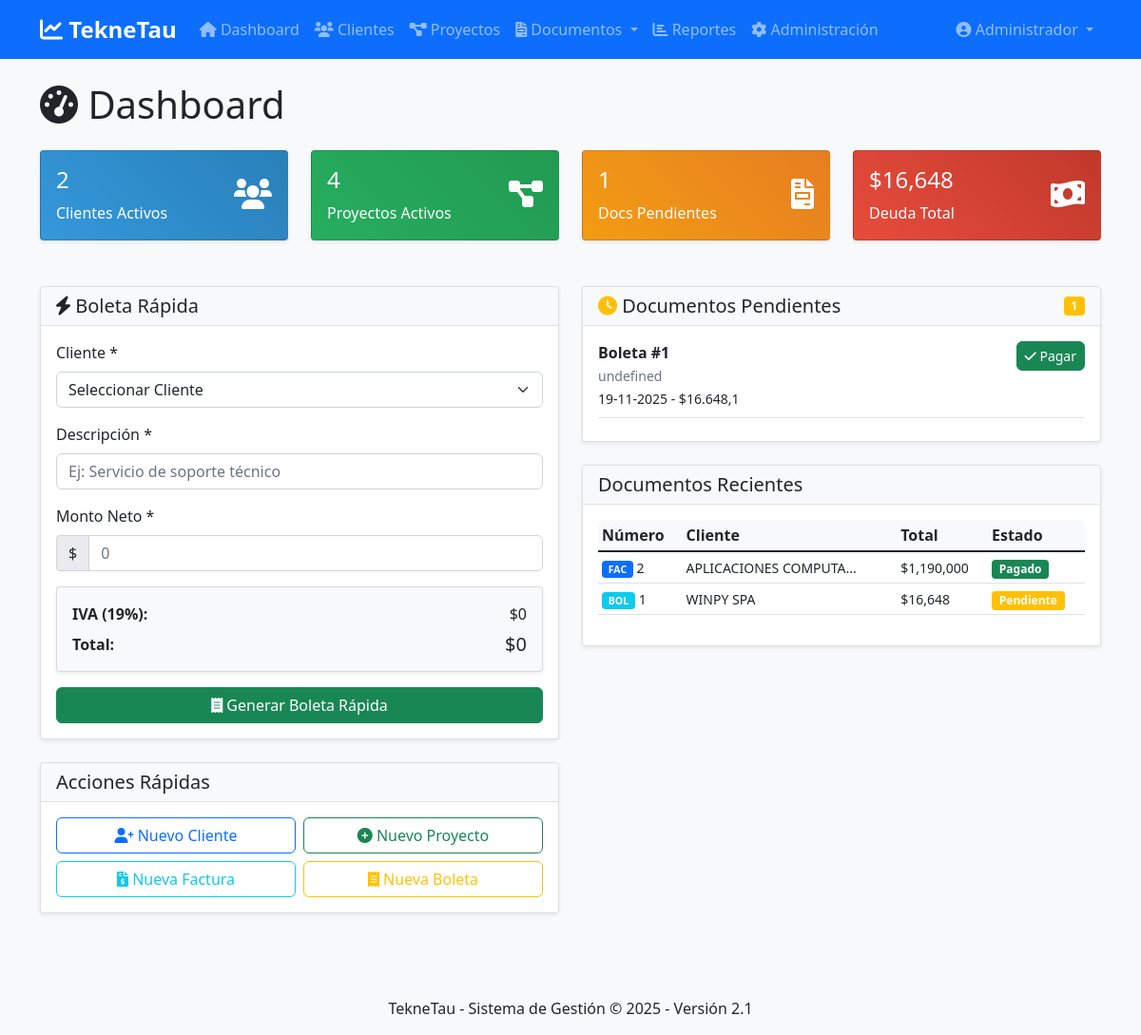
/ (signed in), run on the app's committed database.
### tables this page shows
CREATE TABLE documentos (
            id INTEGER PRIMARY KEY AUTOINCREMENT,
            numero_doc INTEGER,
            tipo_doc TEXT, -- FAC, BOL, NC, ND
            folio TEXT,
            fecha_emision DATE,
            fecha_vencimiento DATE,
            cliente_rut TEXT,
            proyecto_codigo TEXT,
            descripcion TEXT,
            valor_neto REAL,
            iva REAL,
            valor_total REAL,
            estado TEXT DEFAULT 'Pendiente',
            forma_pago TEXT,
            observaciones TEXT,
            documento_referencia_id INTEGER,
            motivo_nc_nd TEXT,
            usuario_creacion TEXT,
            FOREIGN KEY (cliente_rut) REFERENCES clientes(rut),
            FOREIGN KEY (proyecto_codigo) REFERENCES proyectos(codigo),
            FOREIGN KEY (documento_referencia_id) REFERENCES documentos(id)
        );

CREATE TABLE clientes (
            id INTEGER PRIMARY KEY AUTOINCREMENT,
            rut TEXT UNIQUE,
            razon_social TEXT,
            giro TEXT,
            direccion TEXT,
            comuna TEXT,
            telefono TEXT,
            email TEXT,
            activo BOOLEAN DEFAULT 1,
            fecha_creacion TIMESTAMP DEFAULT CURRENT_TIMESTAMP
        );

### proyecto integrado/app.py (the view)
@app.route('/')
@login_required
def index():
    conn = get_db_connection()
    stats = {
        'total_clientes': conn.execute("SELECT COUNT(*) FROM clientes WHERE activo = 1").fetchone()[0],
        'total_proyectos': conn.execute("SELECT COUNT(*) FROM proyectos WHERE estado = 'Activo'").fetchone()[0],
        'documentos_pendientes': conn.execute("SELECT COUNT(*) FROM documentos WHERE estado = 'Pendiente'").fetchone()[0],
        'deuda_total': conn.execute("SELECT COALESCE(SUM(valor_total), 0) FROM documentos WHERE estado = 'Pendiente'").fetchone()[0] or 0
    }
    documentos_recientes = rows_to_dicts(conn.execute('''
        SELECT d.*, c.razon_social FROM documentos d
        LEFT JOIN clientes c ON d.cliente_rut = c.rut
        ORDER BY d.fecha_emision DESC LIMIT 5
    ''').fetchall())
    clientes = rows_to_dicts(conn.execute("SELECT rut, razon_social FROM clientes WHERE activo = 1").fetchall())
    conn.close()
    return render_template('index.html', stats=stats, documentos=documentos_recientes, clientes=clientes)

### proyecto integrado/app.py (called while the page is built)
def get_db_connection():
    conn = sqlite3.connect(app.config['DATABASE'])
    conn.row_factory = sqlite3.Row
    return conn

def rows_to_dicts(rows):
    resultado = []
    for row in rows:
        if isinstance(row, sqlite3.Row):
            resultado.append({key: row[key] for key in row.keys()})
        elif isinstance(row, dict):
            resultado.append(row)
        else:
            try:
                resultado.append(dict(row))
            except Exception:
                resultado.append({'value': row})
    return resultado

def login_required(f):
    @wraps(f)
    def decorated_function(*args, **kwargs):
        if 'user_id' not in session:
            if request.path.startswith('/api/'):
                return jsonify({'error': 'No autorizado', 'login_required': True}), 401
            return redirect(url_for('login'))
        return f(*args, **kwargs)
    return decorated_function

### proyecto integrado/templates/index.html (shortened to what this page needs)
{% extends "base.html" %}
{% block content %}
<div class="row">
    <div class="col-12">
        <h1 class="mb-4"><i class="fas fa-tachometer-alt"></i> Dashboard</h1>
    </div>
</div>
<div class="row mb-4">
    <div class="col-md-3">
        <div class="card text-white bg-primary">
            <div class="card-body">
                <div class="d-flex justify-content-between">
                    <div>
                        <h4>{{ stats.total_clientes }}</h4>
                        <p class="mb-0">Clientes Activos</p>
                    </div>
                    <div class="align-self-center">
                        <i class="fas fa-users fa-2x"></i>
                    </div>
                </div>
            </div>
        </div>
    </div>
    <div class="col-md-3">
        <div class="card text-white bg-success">
            <div class="card-body">
                <div class="d-flex justify-content-between">
                    <div>
                        <h4>{{ stats.total_proyectos }}</h4>
                        <p class="mb-0">Proyectos Activos</p>
                    </div>
                    <div class="align-self-center">
                        <i class="fas fa-project-diagram fa-2x"></i>
                    </div>
                </div>
            </div>
        </div>
    </div>
    <div class="col-md-3">
        <div class="card text-white bg-warning">
            <div class="card-body">
                <div class="d-flex justify-content-between">
                    <div>
                        <h4>{{ stats.documentos_pendientes }}</h4>
                        <p class="mb-0">Docs Pendientes</p>
                    </div>
                    <div class="align-self-center">
                        <i class="fas fa-file-invoice fa-2x"></i>
                    </div>
                </div>
            </div>
        </div>
    </div>
    <div class="col-md-3">
        <div class="card text-white bg-danger">
            <div class="card-body">
                <div class="d-flex justify-content-between">
                    <div>
                        <h4>${{ "{:,.0f}".format(stats.deuda_total) }}</h4>
                        <p class="mb-0">Deuda Total</p>
                    </div>
                    <div class="align-self-center">
                        <i class="fas fa-money-bill-wave fa-2x"></i>
                    </div>
                </div>
            </div>
        </div>
    </div>
</div>
<div class="row">
    <div class="col-md-6">
        <div class="card mb-4">
            <div class="card-header">
                <h5 class="card-title mb-0">
                    <i class="fas fa-bolt"></i> Boleta Rápida
                </h5>
            </div>
            <div class="card-body">
                <form id="formBoletaRapida">
                    <div class="mb-3">
                        <label for="cliente_rapido" class="form-label">Cliente *</label>
                        <select class="form-select" id="cliente_rapido" name="cliente_rut" required>
                            <option value="">Seleccionar Cliente</option>
                        </select>
                    </div>
                    <div class="mb-3">
                        <label for="descripcion_rapida" class="form-label">Descripción *</label>
                        <input type="text" class="form-control" id="descripcion_rapida" name="descripcion"
                               placeholder="Ej: Servicio de soporte técnico" required>
                    </div>
                    <div class="mb-3">
                        <label for="monto_rapido" class="form-label">Monto Neto *</label>
                        <div class="input-group">
                            <span class="input-group-text">$</span>
                            <input type="number" class="form-control" id="monto_rapido" name="valor_neto"
                                   min="0" step="0.01" placeholder="0" required>
                        </div>
                    </div>
                    <div class="card bg-light mb-3">
                        <div class="card-body">
                            <div class="row">
                                <div class="col-6"><strong>IVA (19%):</strong></div>
                                <div class="col-6 text-end">$<span id="iva_rapido">0</span></div>
                            </div>
                            <div class="row mt-2">
                                <div class="col-6"><strong>Total:</strong></div>
                                <div class="col-6 text-end"><h5 class="mb-0">$<span id="total_rapido">0</span></h5></div>
                            </div>
                        </div>
                    </div>
                    <button type="button" class="btn btn-success w-100" onclick="generarBoletaRapida()">
                        <i class="fas fa-receipt"></i> Generar Boleta Rápida
                    </button>
                </form>
            </div>
        </div>
        <div class="card">
            <div class="card-header">
                <h5 class="card-title mb-0">Acciones Rápidas</h5>
            </div>
            <div class="card-body">
                <div class="row g-2">
                    <div class="col-6">
                        <a href="{{ url_for('clientes') }}" class="btn btn-outline-primary w-100">
                            <i class="fas fa-user-plus"></i> Nuevo Cliente
                        </a>
                    </div>
                    <div class="col-6">
                        <a href="{{ url_for('proyectos') }}" class="btn btn-outline-success w-100">
                            <i class="fas fa-plus-circle"></i> Nuevo Proyecto
                        </a>
                    </div>
                    <div class="col-6">
                        <a href="{{ url_for('facturas') }}" class="btn btn-outline-info w-100">
                            <i class="fas fa-file-invoice-dollar"></i> Nueva Factura
                        </a>
                    </div>
                    <div class="col-6">
                        <a href="{{ url_for('boletas') }}" class="btn btn-outline-warning w-100">
                            <i class="fas fa-receipt"></i> Nueva Boleta
                        </a>
                    </div>
                </div>
            </div>
        </div>
    </div>
    <div class="col-md-6">
        <div class="card mb-4">
            <div class="card-header d-flex justify-content-between align-items-center">
                <h5 class="card-title mb-0">
                    <i class="fas fa-clock text-warning"></i> Documentos Pendientes
                </h5>
                <span class="badge bg-warning" id="contadorPendientes">0</span>
            </div>
            <div class="card-body">
                <div id="listaPendientes" style="max-height: 300px; overflow-y: auto;">
                </div>
            </div>
        </div>
        <div class="card">
            <div class="card-header">
                <h5 class="card-title mb-0">Documentos Recientes</h5>
            </div>
            <div class="card-body">
                {% if documentos %}
                <div class="table-responsive">
                    <table class="table table-sm">
                        <thead>
                            <tr>
                                <th>Número</th>
                                <th>Cliente</th>
                                <th>Total</th>
                                <th>Estado</th>
                            </tr>
                        </thead>
                        <tbody>
                            {% for doc in documentos %}
                            <tr>
                                <td>
                                    <small>
                                        {% if doc.tipo_doc == 'FAC' %}
                                            <span class="badge bg-primary">FAC</span>
                                        {% else %}
                                            <span class="badge bg-info">BOL</span>
                                        {% endif %}
                                        {{ doc.numero_doc }}
                                    </small>
                                </td>
                                <td><small>{{ doc.razon_social[:20] }}{% if doc.razon_social|length > 20 %}...{% endif %}</small></td>
                                <td><small>${{ "{:,.0f}".format(doc.valor_total) }}</small></td>
                                <td>
                                    {% if doc.estado == 'Pagado' %}
                                        <span class="badge bg-success">Pagado</span>
                                    {% else %}
                                        <span class="badge bg-warning">Pendiente</span>
                                    {% endif %}
                                </td>
                            </tr>
                            {% endfor %}
                        </tbody>
                    </table>
                </div>
                {% else %}
                <p class="text-muted">No hay documentos recientes.</p>
                {% endif %}
            </div>
        </div>
    </div>
</div>
{% endblock %}

### proyecto integrado/static/css/style.css (style rules this page uses)
:root { --primary-color: #2c3e50; --secondary-color: #3498db; --success-color: #27ae60; --warning-color: #f39c12; --danger-color: #e74c3c; --nc-color: #27ae60; --nd-color: #f39c12; }
body { background-color: #f8f9fa; font-family: 'Segoe UI', Tahoma, Geneva, Verdana, sans-serif; }
.card { box-shadow: 0 0.125rem 0.25rem rgba(0, 0, 0, 0.075); border: 1px solid rgba(0, 0, 0, 0.125); margin-bottom: 1.5rem; }
.card-header { background-color: #f8f9fa; border-bottom: 1px solid #dee2e6; font-weight: 600; }
.table th { border-top: none; font-weight: 600; background-color: #f8f9fa; }
.btn { border-radius: 0.375rem; font-weight: 500; }
.card.bg-primary { background: linear-gradient(45deg, #3498db, #2980b9) !important; }
.card.bg-success { background: linear-gradient(45deg, #27ae60, #219a52) !important; }
.card.bg-warning { background: linear-gradient(45deg, #f39c12, #e67e22) !important; }
.card.bg-danger { background: linear-gradient(45deg, #e74c3c, #c0392b) !important; }
.table-responsive { border-radius: 0.375rem; }
.form-control, .form-select { border-radius: 0.375rem; border: 1px solid #ced4da; }

### data on the page
documentos: tipo_doc "FAC", numero_doc "2", razon_social "APLICACIONES COMPUTA", valor_total "1,190,000", estado "Pagado"
documentos: tipo_doc "BOL", numero_doc "1", razon_social "WINPY SPA", valor_total "16,648", estado "Pendiente"

### other printed values
{{ session.nombre }} "Administrador"
{{ stats.total_clientes }} "2"
{{ stats.total_proyectos }} "4"
{{ stats.documentos_pendientes }} "1"
{{ "{:,.0f}".format(stats.deuda_total) }} "16,648"
